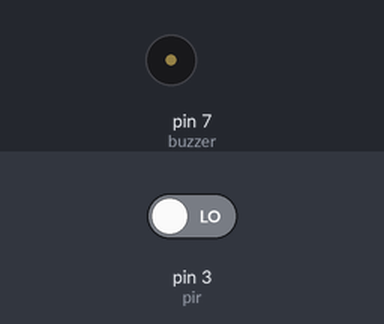
This sketch was run on a simulated Arduino Uno, built with avr-gcc and run on an emulated ATmega328P. Parts: buzzer (waves = sounding, pin HIGH). The inputs (shaded band) are chosen by the test bench; at power-on: pin 3 (pir) LOW.

Above: at 1.2 s.
1.3 s: pin 3 (pir) driven HIGH
At 1.55 s:
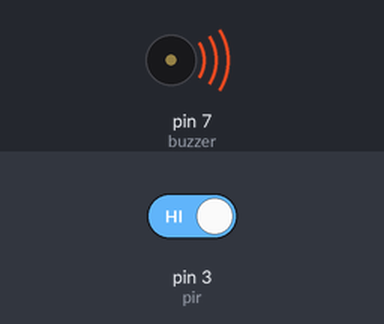
4.3 s: pin 3 (pir) driven LOW
At 6.3 s:
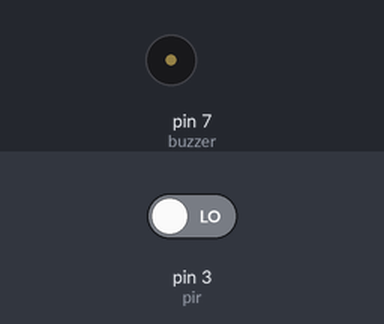
Timing chart, 0 to 7.8 s (numbered marks = the images above; inputs shaded):
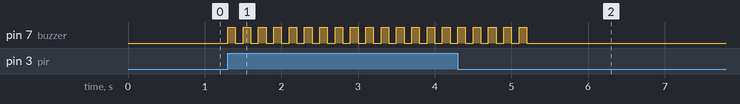

The sketch:

06_-_Alarm_Anti_Maling.ino
```cpp
int pir = 3;
int buzzer = 7;
int deteksi = 0;

void setup() {
  pinMode(pir, INPUT);
  pinMode(buzzer,OUTPUT);
}

void loop() {
  deteksi = digitalRead(pir);

  if(deteksi == HIGH) {
    alarmAktif();
  }
}

void alarmAktif() {
  for(int i=0; i<10; i++) {
    digitalWrite(buzzer, HIGH);
    delay(100);
    digitalWrite(buzzer, LOW);
    delay(100);
  }
}
```

Measured:
- after the input at 1.3 s, pin 7 (buzzer): alternates HIGH for 0.10 s and LOW for 0.10 s, starting at once
- after the input at 4.3 s, pin 7 (buzzer): goes on until 5.2 s, then stays LOW
